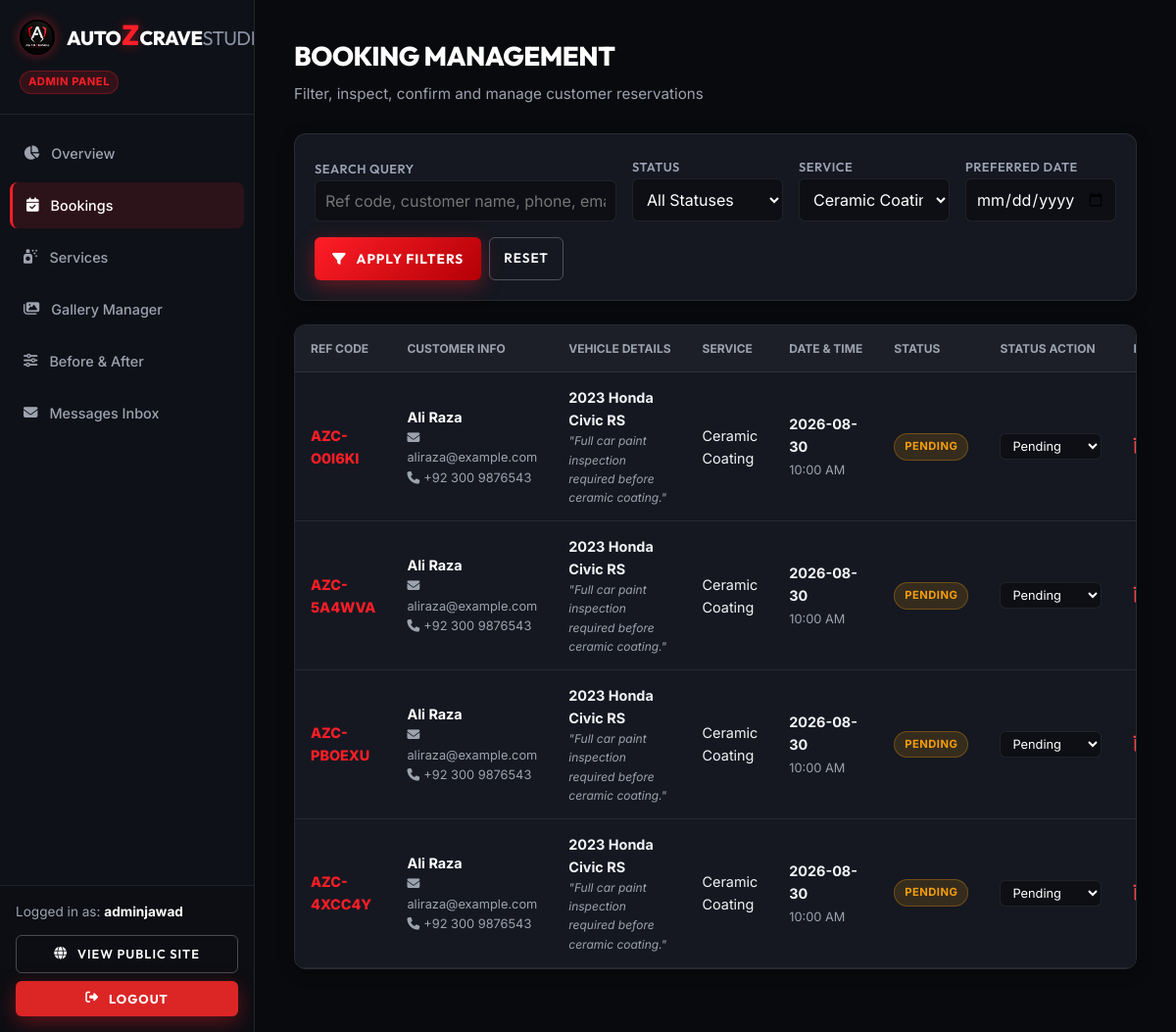
The page /admin/bookings?service_id=1 (signed in) on the database its author committed.
### models/user.py (models this page shows, shortened)
class User(UserMixin, db.Model):
    __tablename__ = 'users'
    id = db.Column(db.Integer, primary_key=True)
    name = db.Column(db.String(100), nullable=False)
    email = db.Column(db.String(120), unique=True, nullable=False, index=True)
    password_hash = db.Column(db.String(256), nullable=False)
    role = db.Column(db.String(20), nullable=False, default='customer')  # 'admin' or 'customer'
    created_at = db.Column(db.DateTime, default=datetime.utcnow)
    def is_admin(self):
        return self.role == 'admin'

### models/booking.py (models this page shows, shortened)
class Booking(db.Model):
    __tablename__ = 'bookings'
    id = db.Column(db.Integer, primary_key=True)
    reference_code = db.Column(db.String(20), unique=True, nullable=False, default=generate_booking_ref, index=True)
    customer_name = db.Column(db.String(100), nullable=False)
    customer_email = db.Column(db.String(120), nullable=False)
    customer_phone = db.Column(db.String(30), nullable=False)
    vehicle_make = db.Column(db.String(50), nullable=False)
    vehicle_model = db.Column(db.String(50), nullable=False)
    vehicle_year = db.Column(db.String(10), nullable=False)
    service_id = db.Column(db.Integer, db.ForeignKey('services.id'), nullable=False)
    preferred_date = db.Column(db.String(20), nullable=False)
    preferred_time = db.Column(db.String(20), nullable=False)
    additional_notes = db.Column(db.Text, nullable=True)
    status = db.Column(db.String(20), default='Pending', nullable=False)  # Pending, Confirmed, Completed, Cancelled
    created_at = db.Column(db.DateTime, default=datetime.utcnow)

### models/service.py (models this page shows, shortened)
class Service(db.Model):
    __tablename__ = 'services'
    id = db.Column(db.Integer, primary_key=True)
    name = db.Column(db.String(100), nullable=False)
    description = db.Column(db.Text, nullable=False)
    price = db.Column(db.String(50), nullable=True)  # e.g., "PKR 45,000" or "Starting PKR 30,000"
    duration = db.Column(db.String(50), nullable=True)  # e.g., "1 - 2 Days"
    image = db.Column(db.String(255), nullable=True)
    is_active = db.Column(db.Boolean, default=True, nullable=False)
    created_at = db.Column(db.DateTime, default=datetime.utcnow)
    bookings = db.relationship('Booking', backref='service', lazy=True, cascade='all, delete-orphan')

### routes/admin.py (the view, shortened to what this page needs)
@admin_bp.route('/bookings')
@admin_required
def bookings():
    search_query = request.args.get('q', '').strip()
    status_filter = request.args.get('status', '').strip()
    service_filter = request.args.get('service_id', type=int)
    date_filter = request.args.get('date', '').strip()
    query = Booking.query
    if status_filter:
        query = query.filter_by(status=status_filter)
    if service_filter:
        query = query.filter_by(service_id=service_filter)
    if date_filter:
        query = query.filter_by(preferred_date=date_filter)
    bookings_list = query.order_by(Booking.created_at.desc()).all()
    services_list = Service.query.all()
    return render_template('admin/bookings.html',
                           bookings=bookings_list,
                           services=services_list,
                           search_query=search_query,
                           status_filter=status_filter,
                           service_filter=service_filter,
                           date_filter=date_filter)

### routes/admin.py (called while the page is built)
def admin_required(f):
    @wraps(f)
    @login_required
    def decorated_function(*args, **kwargs):
        if not current_user.is_admin():
            flash('Admin authorization required.', 'error')
            return redirect(url_for('auth.login'))
        return f(*args, **kwargs)
    return decorated_function

### templates/admin/bookings.html (shortened to what this page needs)
{% extends "admin/base_admin.html" %}
{% block content %}
<div class="admin-header">
    <div>
        <h1 class="admin-page-title">BOOKING MANAGEMENT</h1>
        <p style="color: var(--admin-muted); font-size: 0.95rem;">Filter, inspect, confirm and manage customer reservations</p>
    </div>
</div>
<div class="admin-card-box" style="padding: 20px;">
    <form action="{{ url_for('admin.bookings') }}" method="GET" style="display: flex; gap: 16px; flex-wrap: wrap; align-items: flex-end;">
        <div style="flex: 2; min-width: 200px;">
            <label class="form-label" style="font-size: 0.8rem;">Search Query</label>
            <input type="text" name="q" value="{{ search_query }}" placeholder="Ref code, customer name, phone, email, vehicle..." class="form-control" style="padding: 10px;">
        </div>
        <div style="flex: 1; min-width: 140px;">
            <label class="form-label" style="font-size: 0.8rem;">Status</label>
            <select name="status" class="form-select" style="padding: 10px;">
                <option value="">All Statuses</option>
            </select>
        </div>
        <div style="flex: 1; min-width: 140px;">
            <label class="form-label" style="font-size: 0.8rem;">Service</label>
            <select name="service_id" class="form-select" style="padding: 10px;">
                {% for s in services %}
                <option value="{{ s.id }}" {% if service_filter == s.id %}selected{% endif %}>{{ s.name }}</option>
                {% endfor %}
            </select>
        </div>
        <div style="flex: 1; min-width: 140px;">
            <label class="form-label" style="font-size: 0.8rem;">Preferred Date</label>
            <input type="date" name="date" value="{{ date_filter }}" class="form-control" style="padding: 10px;">
        </div>
        <div style="display: flex; gap: 8px;">
            <button type="submit" class="btn-primary" style="padding: 10px 18px; font-size: 0.85rem;">
                <i class="fa-solid fa-filter"></i> Apply Filters
            </button>
            <a href="{{ url_for('admin.bookings') }}" class="btn-outline" style="padding: 10px 14px; font-size: 0.85rem;">
                Reset
            </a>
        </div>
    </form>
</div>
<div class="admin-table-container">
    <table class="admin-table">
        <thead>
            <tr>
                <th>REF CODE</th>
                <th>CUSTOMER INFO</th>
                <th>VEHICLE DETAILS</th>
                <th>SERVICE</th>
                <th>DATE & TIME</th>
                <th>STATUS</th>
                <th>STATUS ACTION</th>
                <th>REMOVE</th>
            </tr>
        </thead>
        <tbody>
            {% for b in bookings %}
            <tr>
                <td style="font-weight: 800; color: var(--admin-red);">{{ b.reference_code }}</td>
                <td>
                    <strong style="color:#fff; display:block;">{{ b.customer_name }}</strong>
                    <div style="font-size: 0.8rem; color: var(--admin-muted);">
                        <i class="fa-solid fa-envelope" style="margin-right: 4px;"></i>{{ b.customer_email }}<br>
                        <i class="fa-solid fa-phone" style="margin-right: 4px;"></i>{{ b.customer_phone }}
                    </div>
                </td>
                <td>
                    <strong>{{ b.vehicle_year }} {{ b.vehicle_make }} {{ b.vehicle_model }}</strong>
                    {% if b.additional_notes %}
                    <div style="font-size: 0.75rem; color: var(--admin-muted); max-width: 200px; font-style: italic;">
                        "{{ b.additional_notes }}"
                    </div>
                    {% endif %}
                </td>
                <td>{{ b.service.name if b.service else 'Service (Archived)' }}</td>
                <td>
                    <strong style="display:block;">{{ b.preferred_date }}</strong>
                    <span style="font-size: 0.8rem; color: var(--admin-muted);">{{ b.preferred_time }}</span>
                </td>
                <td>
                    <span class="badge badge-{{ b.status.lower() }}">{{ b.status }}</span>
                </td>
                <td>
                    <form action="{{ url_for('admin.update_booking_status', booking_id=b.id) }}" method="POST" style="display: flex; gap: 4px; flex-wrap: wrap;">
                        <select name="status" class="form-select" style="padding: 4px 8px; font-size: 0.8rem; width: auto;" onchange="this.form.submit()">
                            <option value="Pending" {% if b.status == 'Pending' %}selected{% endif %}>Pending</option>
                        </select>
                    </form>
                </td>
                <td>
                    <form action="{{ url_for('admin.delete_booking', booking_id=b.id) }}" method="POST" onsubmit="return confirm('Are you sure you want to delete booking #{{ b.reference_code }}?');">
                        <button type="submit" style="background: none; border: none; color: #ef4444; cursor: pointer; font-size: 1.1rem;" title="Delete Booking">
                            <i class="fa-solid fa-trash-can"></i>
                        </button>
                    </form>
                </td>
            </tr>
            {% else %}
            <tr>
                <td colspan="8" style="text-align: center; color: var(--admin-muted); padding: 40px;">No bookings match the filter criteria.</td>
            </tr>
            {% endfor %}
        </tbody>
    </table>
</div>
{% endblock %}

### templates/admin/base_admin.html (shortened to what this page needs)
<!DOCTYPE html>
<html lang="en">
<head>
    <link rel="stylesheet" href="https://cdnjs.cloudflare.com/ajax/libs/font-awesome/6.4.0/css/all.min.css">
    <link rel="stylesheet" href="{{ url_for('static', filename='css/style.css') }}">
    <link rel="stylesheet" href="{{ url_for('static', filename='css/admin.css') }}">
</head>
<body class="admin-body">
    <aside class="admin-sidebar" id="adminSidebar">
        <div class="admin-sidebar-header">
            <a href="{{ url_for('admin.dashboard') }}" class="brand-logo" style="font-size: 1.25rem;">
                <img src="{{ url_for('static', filename='images/logo.jpg') }}" alt="AutozCraveStudio Logo" class="brand-logo-img" style="height: 36px;">
                <span>Auto<span class="z-red">Z</span>Crave<span class="studio-gray">Studio</span></span>
            </a>
            <span style="display:inline-block; font-size:0.7rem; color:var(--red-z); background:rgba(255,30,39,0.15); border:1px solid rgba(255,30,39,0.3); padding:2px 8px; border-radius:50px; font-weight:700; margin-top:8px; letter-spacing:0.5px;">ADMIN PANEL</span>
        </div>
        <nav class="admin-nav">
            <a href="{{ url_for('admin.dashboard') }}" class="admin-nav-item {% if request.endpoint == 'admin.dashboard' %}active{% endif %}">
                <i class="fa-solid fa-chart-pie"></i> Overview
            </a>
            <a href="{{ url_for('admin.bookings') }}" class="admin-nav-item {% if request.endpoint == 'admin.bookings' %}active{% endif %}">
                <i class="fa-solid fa-calendar-check"></i> Bookings
            </a>
            <a href="{{ url_for('admin.services') }}" class="admin-nav-item {% if request.endpoint == 'admin.services' %}active{% endif %}">
                <i class="fa-solid fa-spray-can-sparkles"></i> Services
            </a>
            <a href="{{ url_for('admin.gallery') }}" class="admin-nav-item {% if request.endpoint == 'admin.gallery' %}active{% endif %}">
                <i class="fa-solid fa-images"></i> Gallery Manager
            </a>
            <a href="{{ url_for('admin.before_after') }}" class="admin-nav-item {% if request.endpoint == 'admin.before_after' %}active{% endif %}">
                <i class="fa-solid fa-sliders"></i> Before & After
            </a>
            <a href="{{ url_for('admin.messages') }}" class="admin-nav-item {% if request.endpoint == 'admin.messages' %}active{% endif %}">
                <i class="fa-solid fa-envelope"></i> Messages Inbox
            </a>
        </nav>
        <div class="admin-sidebar-footer">
            <div style="font-size: 0.85rem; color: var(--admin-muted); margin-bottom: 12px;">
                Logged in as: <strong style="color:#fff;">{{ current_user.name }}</strong>
            </div>
            <a href="{{ url_for('main.index') }}" class="btn-outline" target="_blank" style="width: 100%; padding: 8px 14px; font-size: 0.8rem; margin-bottom: 8px; text-align: center; justify-content: center;">
                <i class="fa-solid fa-globe"></i> View Public Site
            </a>
            <a href="{{ url_for('auth.logout') }}" class="btn-primary" style="width: 100%; padding: 8px 14px; font-size: 0.8rem; background: #dc2626; text-align: center; justify-content: center;">
                <i class="fa-solid fa-right-from-bracket"></i> Logout
            </a>
        </div>
    </aside>
    <main class="admin-main">
        {% block content %}{% endblock %}
    </main>
</body>
</html>

### static/css/style.css (style rules this page uses)
:root { --bg-dark: #0a0b0e; --bg-surface: #11131a; --bg-card: rgba(20, 24, 34, 0.75); --bg-card-hover: rgba(28, 33, 46, 0.85); --border-color: rgba(255, 255, 255, 0.08); --border-accent: rgba(255, 30, 39, 0.4); --text-main: #ffffff; --text-muted: #9aa1b2; --text-subtle: #6c758d; --red-z: #ff1e27; --red-glow: rgba(255, 30, 39, 0.45); --red-gradient: linear-gradient(135deg, #ff1e27 0%, #b30006 100%); --font-heading: 'Outfit', 'Montserrat', -apple-system, sans-serif; --font-body: 'Inter', -apple-system, sans-serif; --radius-sm: 6px; --radius-md: 12px; --radius-lg: 20px; --transition: all 0.3s cubic-bezier(0.16, 1, 0.3, 1); }
*, *::before, *::after { box-sizing: border-box; margin: 0; padding: 0; }
html { scroll-behavior: smooth; font-size: 16px; }
body { background-color: var(--bg-dark); color: var(--text-main); font-family: var(--font-body); line-height: 1.6; overflow-x: hidden; min-height: 100vh; display: flex; flex-direction: column; }
h1, h2, h3, h4, h5, h6 { font-family: var(--font-heading); font-weight: 700; letter-spacing: -0.02em; color: var(--text-main); }
a { color: inherit; text-decoration: none; transition: var(--transition); }
img { max-width: 100%; height: auto; display: block; }
.brand-logo { font-family: var(--font-heading); font-size: 1.6rem; font-weight: 800; letter-spacing: -0.5px; text-transform: uppercase; color: #ffffff; display: inline-flex; align-items: center; gap: 12px; margin-right: 40px; }
.brand-logo-img { height: 44px; width: auto; border-radius: 50%; box-shadow: 0 0 12px var(--red-glow); transition: transform 0.3s ease; }
.brand-logo .z-red { color: var(--red-z); text-shadow: 0 0 12px var(--red-glow); font-size: 1.8rem; line-height: 1; margin: 0 1px; }
.brand-logo .studio-gray { color: #8a91a4; font-weight: 400; }
.btn-primary { display: inline-flex; align-items: center; justify-content: center; gap: 10px; background: var(--red-gradient); color: #ffffff; font-family: var(--font-heading); font-weight: 700; text-transform: uppercase; letter-spacing: 1px; padding: 14px 32px; border-radius: var(--radius-sm); border: none; cursor: pointer; box-shadow: 0 6px 20px rgba(255, 30, 39, 0.35); transition: var(--transition); }
.btn-outline { display: inline-flex; align-items: center; justify-content: center; gap: 10px; background: transparent; color: #ffffff; font-family: var(--font-heading); font-weight: 600; text-transform: uppercase; letter-spacing: 1px; padding: 13px 30px; border-radius: var(--radius-sm); border: 1px solid rgba(255, 255, 255, 0.25); cursor: pointer; transition: var(--transition); }
.form-label { font-family: var(--font-heading); font-size: 0.9rem; font-weight: 600; text-transform: uppercase; letter-spacing: 0.5px; color: var(--text-muted); }
.form-control, .form-select { width: 100%; padding: 14px 18px; background: rgba(10, 11, 14, 0.6); border: 1px solid var(--border-color); border-radius: var(--radius-sm); color: var(--text-main); font-family: var(--font-body); font-size: 1rem; transition: var(--transition); }

### rows shown on the page
User: name "adminjawad"
Booking: reference_code "AZC-O0I6KI", customer_name "Ali Raza", customer_email "aliraza@example.com", customer_phone "+92 300 9876543", vehicle_year "2023", vehicle_make "Honda", vehicle_model "Civic RS", additional_notes "Full car paint inspection required before ceramic coating.", service "Ceramic Coating", preferred_date "2026-08-30", preferred_time "10:00 AM", status "PENDING", status "Pending"
Booking: reference_code "AZC-5A4WVA", customer_name "Ali Raza", customer_email "aliraza@example.com", customer_phone "+92 300 9876543", vehicle_year "2023", vehicle_make "Honda", vehicle_model "Civic RS", additional_notes "Full car paint inspection required before ceramic coating.", service "Ceramic Coating", preferred_date "2026-08-30", preferred_time "10:00 AM", status "PENDING", status "Pending"
Booking: reference_code "AZC-PBOEXU", customer_name "Ali Raza", customer_email "aliraza@example.com", customer_phone "+92 300 9876543", vehicle_year "2023", vehicle_make "Honda", vehicle_model "Civic RS", additional_notes "Full car paint inspection required before ceramic coating.", service "Ceramic Coating", preferred_date "2026-08-30", preferred_time "10:00 AM", status "PENDING", status "Pending"
Booking: reference_code "AZC-4XCC4Y", customer_name "Ali Raza", customer_email "aliraza@example.com", customer_phone "+92 300 9876543", vehicle_year "2023", vehicle_make "Honda", vehicle_model "Civic RS", additional_notes "Full car paint inspection required before ceramic coating.", service "Ceramic Coating", preferred_date "2026-08-30", preferred_time "10:00 AM", status "PENDING", status "Pending"

### other values the page prints
form field service_id "Ceramic Coating"
